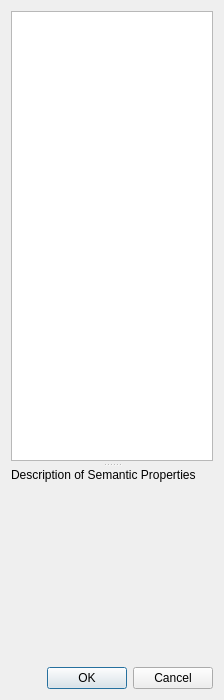
<?xml version="1.0" encoding="UTF-8"?>
<ui version="4.0">
 <class>AddSemantics</class>
 <widget class="QDialog" name="AddSemantics">
  <property name="geometry">
   <rect>
    <x>0</x>
    <y>0</y>
    <width>224</width>
    <height>700</height>
   </rect>
  </property>
  <property name="windowTitle">
   <string>Add Semantic Property</string>
  </property>
  <layout class="QVBoxLayout" name="verticalLayout">
   <item>
    <widget class="QSplitter" name="splitter">
     <property name="orientation">
      <enum>Qt::Vertical</enum>
     </property>
     <property name="handleWidth">
      <number>7</number>
     </property>
     <property name="childrenCollapsible">
      <bool>false</bool>
     </property>
     <widget class="QListWidget" name="lwProperties">
      <property name="minimumSize">
       <size>
        <width>200</width>
        <height>450</height>
       </size>
      </property>
      <property name="selectionMode">
       <enum>QAbstractItemView::ExtendedSelection</enum>
      </property>
      <property name="uniformItemSizes">
       <bool>true</bool>
      </property>
     </widget>
     <widget class="QLabel" name="lbDescription">
      <property name="sizePolicy">
       <sizepolicy hsizetype="Minimum" vsizetype="Minimum">
        <horstretch>0</horstretch>
        <verstretch>0</verstretch>
       </sizepolicy>
      </property>
      <property name="minimumSize">
       <size>
        <width>200</width>
        <height>150</height>
       </size>
      </property>
      <property name="text">
       <string>Description of Semantic Properties</string>
      </property>
      <property name="alignment">
       <set>Qt::AlignLeading|Qt::AlignLeft|Qt::AlignTop</set>
      </property>
      <property name="wordWrap">
       <bool>true</bool>
      </property>
     </widget>
    </widget>
   </item>
   <item>
    <widget class="QDialogButtonBox" name="buttonBox">
     <property name="orientation">
      <enum>Qt::Horizontal</enum>
     </property>
     <property name="standardButtons">
      <set>QDialogButtonBox::Cancel|QDialogButtonBox::Ok</set>
     </property>
    </widget>
   </item>
  </layout>
 </widget>
 <resources/>
 <connections>
  <connection>
   <sender>buttonBox</sender>
   <signal>accepted()</signal>
   <receiver>AddSemantics</receiver>
   <slot>accept()</slot>
   <hints>
    <hint type="sourcelabel">
     <x>257</x>
     <y>290</y>
    </hint>
    <hint type="destinationlabel">
     <x>157</x>
     <y>274</y>
    </hint>
   </hints>
  </connection>
  <connection>
   <sender>buttonBox</sender>
   <signal>rejected()</signal>
   <receiver>AddSemantics</receiver>
   <slot>reject()</slot>
   <hints>
    <hint type="sourcelabel">
     <x>325</x>
     <y>290</y>
    </hint>
    <hint type="destinationlabel">
     <x>286</x>
     <y>274</y>
    </hint>
   </hints>
  </connection>
 </connections>
</ui>
